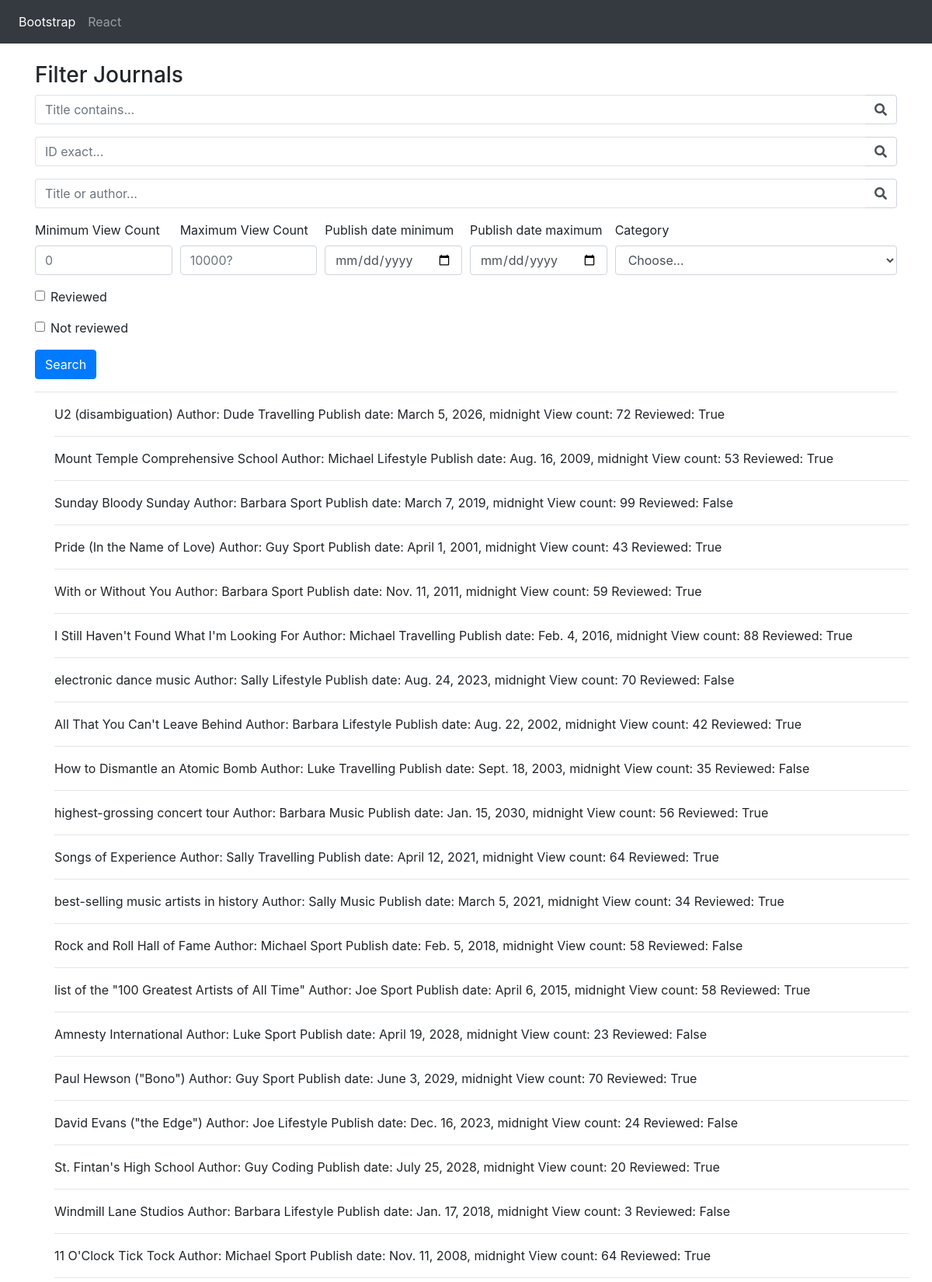
The page / (upper part) on the database its author committed.
### core/models.py (models this page shows, shortened)
class Journal(models.Model):
    title = models.CharField(max_length=120)
    author = models.ForeignKey(Author, on_delete=models.CASCADE)
    categories = models.ManyToManyField(Category)
    publish_date = models.DateTimeField()
    views = models.IntegerField(default=0)
    reviewed = models.BooleanField(default=False)

class Author(models.Model):
    name = models.CharField(max_length=30)

class Category(models.Model):
    name = models.CharField(max_length=30)
    def __str__(self):
        return self.name

### core/views.py (the view)
# urls.py: path('', BootstrapFilterView, name='bootstrap')
def BootstrapFilterView(request):
    qs = Journal.objects.all()
    categories = Category.objects.all()
    title_contains_query = request.GET.get('title_contains')
    id_exact_query = request.GET.get('id_exact')
    title_or_author_query = request.GET.get('title_or_author')
    view_count_min = request.GET.get('view_count_min')
    view_count_max = request.GET.get('view_count_max')
    date_min = request.GET.get('date_min')
    date_max = request.GET.get('date_max')
    category = request.GET.get('category')
    reviewed = request.GET.get('reviewed')
    not_reviewed = request.GET.get('notReviewed')
    if is_valid_queryparam(title_contains_query):
        qs = qs.filter(title__icontains=title_contains_query)
    elif is_valid_queryparam(id_exact_query):
        qs = qs.filter(id=id_exact_query)
    elif is_valid_queryparam(title_or_author_query):
        qs = qs.filter(Q(title__icontains=title_or_author_query)
                       | Q(author__name__icontains=title_or_author_query)
                       ).distinct()
    if is_valid_queryparam(view_count_min):
        qs = qs.filter(views__gte=view_count_min)
    if is_valid_queryparam(view_count_max):
        qs = qs.filter(views__lt=view_count_max)
    if is_valid_queryparam(date_min):
        qs = qs.filter(publish_date__gte=date_min)
    if is_valid_queryparam(date_max):
        qs = qs.filter(publish_date__lt=date_max)
    if is_valid_queryparam(category) and category !='Choose...':
        qs = qs.filter(categories__name=category)
    if reviewed == 'on':
        qs = qs.filter(reviewed=True)
    elif not_reviewed == 'on':
        qs = qs.filter(reviewed=False)
    context = {
        'queryset': qs,
        'categories': categories
    }
    return render(request, "bootstrap_form.html", context)

### core/views.py (called while the page is built)
def is_valid_queryparam(param):
    return param != '' and param is not None

### templates/bootstrap_form.html (shortened to what this page needs)
{% load static %}
<!doctype html>
<html lang="en">
  <head>
    <link rel="stylesheet" href="https://stackpath.bootstrapcdn.com/bootstrap/4.3.1/css/bootstrap.min.css">
    <link rel="stylesheet" href="{% static 'templates.css' %}">
    <link rel="stylesheet" href="https://use.fontawesome.com/releases/v5.8.1/css/all.css">
  </head>
  <body>
    <nav class="navbar navbar-expand-md navbar-dark bg-dark fixed-top">
        <div class="collapse navbar-collapse" id="navbarsExampleDefault">
            <ul class="navbar-nav mr-auto">
              <li class="nav-item active">
                  <a class="nav-link" href="#">Bootstrap</a>
              </li>
              <li class="nav-item">
                  <a class="nav-link" href="#">React</a>
              </li>
            </ul>
        </div>
    </nav>
    <main role="main" class="container">
      <h3>Filter Journals</h3>
      <form method="GET" action=".">
        <div class="form-row">
            <div class="form-group col-12">
                <div class="input-group">
                    <input class="form-control py-2 border-right-0 border" type="search" name="title_contains" placeholder="Title contains..." />
                    <span class="input-group-append">
                        <div class="input-group-text bg-transparent">
                            <i class="fa fa-search"></i>
                        </div>
                    </span>
                </div>
            </div>
        </div>
        <div class="form-row">
            <div class="form-group col-12">
                <div class="input-group">
                    <input class="form-control py-2 border-right-0 border" type="search" name="id_exact" placeholder="ID exact..." />
                    <span class="input-group-append">
                        <div class="input-group-text bg-transparent">
                            <i class="fa fa-search"></i>
                        </div>
                    </span>
                </div>
            </div>
        </div>
        <div class="form-row">
            <div class="form-group col-12">
                <div class="input-group">
                    <input class="form-control py-2 border-right-0 border" type="search" name="title_or_author" placeholder="Title or author..." />
                    <span class="input-group-append">
                        <div class="input-group-text bg-transparent">
                            <i class="fa fa-search"></i>
                        </div>
                    </span>
                </div>
            </div>
        </div>
        <div class="form-row">
          <div class="form-group col-md-2 col-lg-2">
            <label for="viewCountMin">Minimum View Count</label>
            <input type="number" min=0 class="form-control" id="viewCountMin" placeholder="0" name="view_count_min">
          </div>
          <div class="form-group col-md-2 col-lg-2">
            <label for="viewCountMax">Maximum View Count</label>
            <input type="number" min=0 class="form-control" id="viewCountMax" placeholder="10000?" name="view_count_max">
          </div>
          <div class="form-group col-md-2 col-lg-2">
            <label for="publishDateMin">Publish date minimum</label>
            <input type="date" class="form-control" id="publishDateMin" name="date_min">
          </div>
          <div class="form-group col-md-2 col-lg-2">
            <label for="publishDateMax">Publish date maximum</label>
            <input type="date" class="form-control" id="publishDateMax" name="date_max">
          </div>
          <div class="form-group col-md-4">
            <label for="category">Category</label>
            <select id="category" class="form-control" name="category">
              <option selected>Choose...</option>
            </select>
          </div>
        </div>
        <div class="form-group">
          <div class="form-check">
            <input class="form-check-input" type="checkbox" id="reviewed" name="reviewed">
            <label class="form-check-label" for="reviewed">
              Reviewed
            </label>
          </div>
        </div>
        <div class="form-group">
          <div class="form-check">
            <input class="form-check-input" type="checkbox" id="notReviewed" name="notReviewed">
            <label class="form-check-label" for="notReviewed">
              Not reviewed
            </label>
          </div>
        </div>
        <button type="submit" class="btn btn-primary">Search</button>
      </form>
      <hr />
      <div class="row">
        <ul>
          {% for journal in queryset %}
            <li>
              {{ journal.title }}
              <span>Author: {{ journal.author.name }}</span>
              <span>
                {% for cat in journal.categories.all %}
                  {{ cat }}
                {% endfor %}
              </span>
              <span>Publish date: {{ journal.publish_date }}</span>
              <span>View count: {{ journal.views }}</span>
              <span>Reviewed: {{ journal.reviewed }}</span>
            </li>
            <hr />
          {% endfor %}
        </ul>
      </div>
    </main>
</body>
</html>

### static/templates.css (style rules this page uses)
body { margin-top: 5rem; }
ul { list-style-type: none; }

### rows shown on the page
Journal: title "U2 (disambiguation)", author.name "Dude", publish_date "March 5, 2026, midnight", views "72", reviewed "True"
Category: name "Travelling"
Journal: title "Mount Temple Comprehensive School", author.name "Michael", publish_date "Aug. 16, 2009, midnight", views "53", reviewed "True"
Category: name "Lifestyle"
Journal: title "Sunday Bloody Sunday", author.name "Barbara", publish_date "March 7, 2019, midnight", views "99", reviewed "False"
Category: name "Sport"
Journal: title "Pride (In the Name of Love)", author.name "Guy", publish_date "April 1, 2001, midnight", views "43", reviewed "True"
Journal: title "With or Without You", author.name "Barbara", publish_date "Nov. 11, 2011, midnight", views "59", reviewed "True"
Journal: title "I Still Haven't Found What I'm Looking For", author.name "Michael", publish_date "Feb. 4, 2016, midnight", views "88", reviewed "True"
Journal: title "electronic dance music", author.name "Sally", publish_date "Aug. 24, 2023, midnight", views "70", reviewed "False"
Journal: title "All That You Can't Leave Behind", author.name "Barbara", publish_date "Aug. 22, 2002, midnight", views "42", reviewed "True"
Journal: title "How to Dismantle an Atomic Bomb", author.name "Luke", publish_date "Sept. 18, 2003, midnight", views "35", reviewed "False"
Journal: title "highest-grossing concert tour", author.name "Barbara", publish_date "Jan. 15, 2030, midnight", views "56", reviewed "True"
Category: name "Music"
Journal: title "Songs of Experience", author.name "Sally", publish_date "April 12, 2021, midnight", views "64", reviewed "True"
Journal: title "best-selling music artists in history", author.name "Sally", publish_date "March 5, 2021, midnight", views "34", reviewed "True"
Journal: title "Rock and Roll Hall of Fame", author.name "Michael", publish_date "Feb. 5, 2018, midnight", views "58", reviewed "False"
Journal: title "list of the \"100 Greatest Artists of All Time\"", author.name "Joe", publish_date "April 6, 2015, midnight", views "58", reviewed "True"
Journal: title "Amnesty International", author.name "Luke", publish_date "April 19, 2028, midnight", views "23", reviewed "False"
Journal: title "Paul Hewson (\"Bono\")", author.name "Guy", publish_date "June 3, 2029, midnight", views "70", reviewed "True"
Journal: title "David Evans (\"the Edge\")", author.name "Joe", publish_date "Dec. 16, 2023, midnight", views "24", reviewed "False"
Journal: title "St. Fintan's High School", author.name "Guy", publish_date "July 25, 2028, midnight", views "20", reviewed "True"
Category: name "Coding"
Journal: title "Windmill Lane Studios", author.name "Barbara", publish_date "Jan. 17, 2018, midnight", views "3", reviewed "False"
Journal: title "11 O'Clock Tick Tock", author.name "Michael", publish_date "Nov. 11, 2008, midnight", views "64", reviewed "True"
